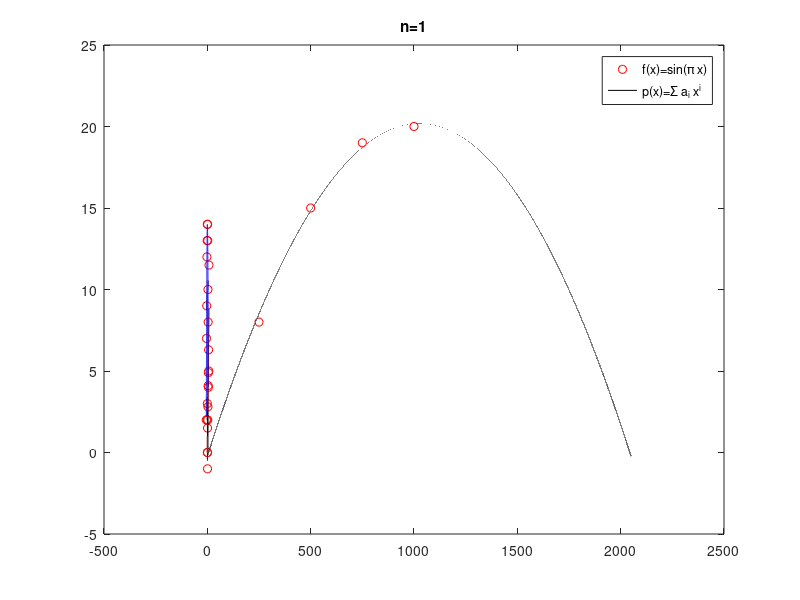
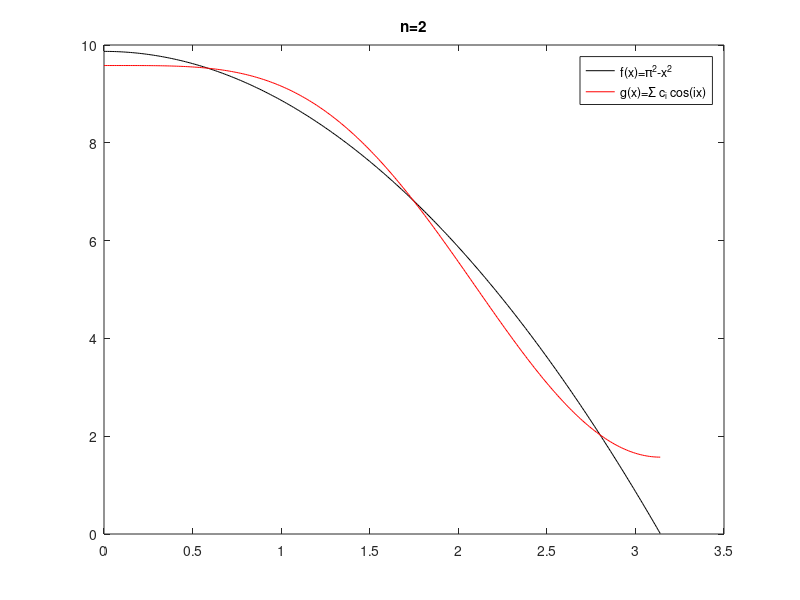
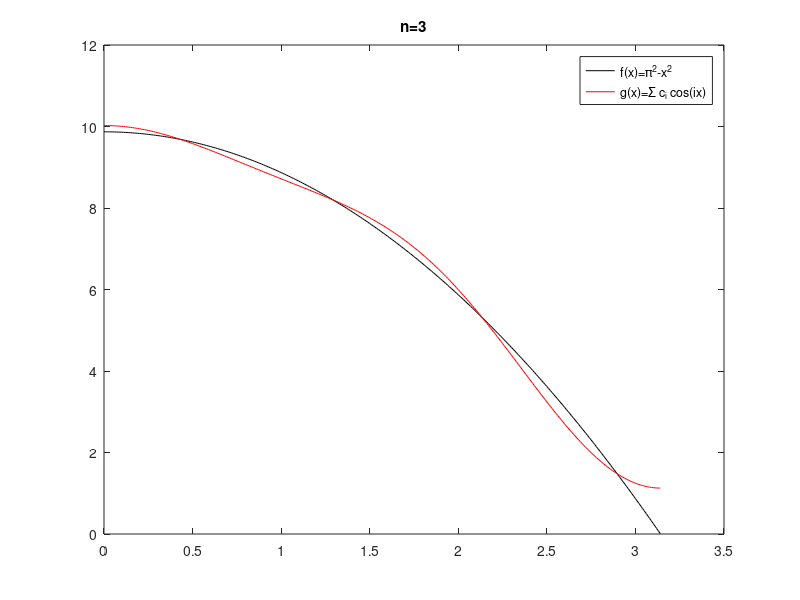
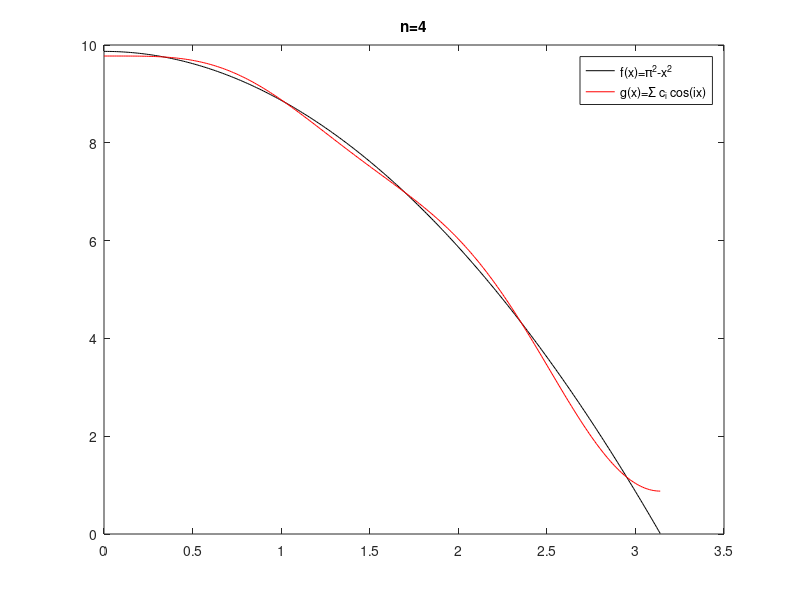

Recreate these plots in MATLAB, in order. (Note: this script raises an error after producing the figures.)
%% Task 1: Find the solution that best approximates
    %the system of inconsistent linear equations
% (a)
A = [3 -1; 1 2; 2 1];                   b = [4; 0; 1];
% (b)
% A = [3 1 1; 2 3 -1; 2 -1 1; 3 -3 3];    b = [6; 1; 0; 8];
% (c)
% A = [1 1 -1; 2 -1 6; -1 4 1; 3 2 -1];   b = [5; 1; 0; 6];

A \ b
inv(A'*A)*A'*b

%% Task 2:  Find the least squares approximating function
    %of the form a_0 +a_1*x^2+a_2*sin((pi*x)/2)
clear all;
close all;
%(a)
x = [0 1 1 -1];
y = [3 0 -1 2];
%(b)
% x = [-1 0 2 3];
% y = [0.5 1 5 9];

A = zeros(length(y), 3);
for i = 1:length(y)
    A(i,:) = [ 1 x(i)^2 sin(x(i)*pi/2) ];
end
b = y';

res_bi = A \ b
% classical LS fitting
res_LSfit = inv(A'*A)*A'*b

figure(1);
plot(x, y, 'ro');
hold on;

x_plot = min(x):0.01:max(x);
y_plot = res_LSfit(1) + res_LSfit(2)*x_plot.^2 + res_LSfit(3)*sin(x_plot*pi/2);
plot(x_plot, y_plot, 'k');

%% Task 3: Find the best fit to the data in the table
    %with an equation in the form: a_0 +a_1*x_1 +a_2*x_2+a_3*x_3
clear all;
close all;
x1 = [50 40 35 40 30];
x2 = [18 20 14 12 16];
x3 = [10 16 10 12 14];
y = [28 30 21 23 23];

A = zeros(length(y), 4);
for i = 1:length(y)
    A(i,:) = [ 1 x1(i) x2(i) x3(i) ];
end
b = y';

res_bi = A \ b
% classical LS fitting
res_LSfit = inv(A'*A)*A'*b

%% Task 4: Using least squares find the "best" straight-line fit 
    %and the error estimates for the slope and intercept of that line
clear all;
close all;
x = [1 2 3 4 5 6 7 8];
y = [1.5 2 2.8 4.1 4.9 6.3 5.0 11.5];

A = zeros(length(y), 2);
for i = 1:length(y)
    A(i,:) = [ 1 x(i) ];
end
b = y';

res_bi = A \ b
% classical LS fitting
res_LSfit = inv(A'*A)*A'*b 

figure(1);
plot(x, y, 'ro');
hold on;

x_plot = 0:0.01:max(x);
y_plot = res_LSfit(1) + res_LSfit(2)*x_plot;
error = sqrt(sum((y - mean(y)).^2) / (length(y)-2)) / sqrt(sum((x-mean(x)).^2))
plot(x_plot, y_plot, 'k');

%% Task 5: Predict how far down range the missile will land
clear all;
close all;
x = [0 250 500 750 1000];
y = [0 8 15 19 20];

A = zeros(length(y), 3);
for i = 1:length(y)
    A(i,:) = [ 1 x(i) x(i).^2 ];
end
b = y';

res_bi = A \ b
% classical LS fitting
res_LSfit = inv(A'*A)*A'*b 

figure(1);
plot(x, y, 'ro');
hold on;

x_plot = min(x):0.01:(max(x)+1050);
y_plot = res_LSfit(1) + res_LSfit(2)*x_plot + res_LSfit(3)*x_plot.^2;
plot(x_plot, y_plot, 'k');

%% Task 6: Using least squares techniques, fit the following data
    %with a line y=a_0 + a_1*x and then fit the data with a quadratic
    %y =a_0+a_1*x+a_2*x^2. Determine which cuvre best fits data by
    %computing l_2 norm of errors.
clear all;
close all;
x = [-5 -4 -3 -2 -1 0 1 2 3 4 5];
y = [2 7 9 12 13 14 14 13 10 8 4];

A = zeros(length(y), 2);
A2 = zeros(length(y), 3);
for i = 1:length(y)
    A(i,:) = [ 1 x(i) ];
    A2(i,:) = [ 1 x(i) x(i).^2 ];
end
b = y';

res_bi = A \ b
res_bi2 = A2 \ b
% classical LS fitting
res_LSfit = inv(A'*A)*A'*b
res_LSfit2 = inv(A2'*A2)*A2'*b

figure(1);
plot(x, y, 'ro');
hold on;

x_plot = min(x):0.01:max(x);
y_plot = res_LSfit(1) + res_LSfit(2)*x_plot;
error = zeros(length(y), 1);

y_plot2 = res_LSfit2(1) + res_LSfit2(2)*x_plot + res_LSfit2(3)*x_plot.^2;
error2 = zeros(length(y), 1);
for i = 1:length(y)
    error(i) = y(i) - (res_LSfit(1) + res_LSfit(2)*x(i));
    error2(i) = y(i) - (res_LSfit2(1) + res_LSfit2(2)*x(i) + res_LSfit2(3)*x(i)^2);
end
error = norm(error)
error2 = norm(error2)
plot(x_plot, y_plot, 'k', x_plot, y_plot2, 'b');

%% Task 7: Fit the polynomial g(x)to the function f(x) to minimalize the error
    %the error in the range [0, pi]
clear all;
close all;
x = 0:0.01:pi;
n = 10;
f = pi^2 - x.^2;

for i = 1:n
    A = [ cos(0*x') cos((1:i).*x') ];
    c = inv(A'*A)*A'*f';
    g = A*c;

    error(i) = norm(f' - g);
    
    figure(i);
    plot(x, f, 'k');
    hold on;
    plot(x, g, 'r');
    title(['n=', num2str(i)]);
    legend('f(x)=\pi^2-x^2','g(x)=\Sigma c_i cos(ix)');
end
error

%% Task 8: Determine the coeficients alpha_i of the cubic polynomial p(x)
    % that is as close to f(x) as possible
 x = 0:0.01:1;
 f = sin(pi*x);
 
 A = [x' (x.^2)' (x.^3)'];
 a = inv(A'*A)*A'*f';
 p = A*a;

 % estimate error
 error = trapz(abs((f'-p).^2));

 figure(1);
 plot(x, f, 'k');
 hold on;
 plot(x, p, 'r');
 legend('f(x)=sin(\pi x)', 'p(x)=\Sigma a_i x^i');

%% Task 9: For the matrix:
    %A) Find the solution Ax=b that has minimum Euclidean norm
    %B) estimate rank(A),cond(A), A^+
    %C) compute orthagonal projectors onto each of the four fundamental
        %subspaces associated with A
    %D) find the point in N(A)^⊥ that is closest to b
clear all;
close all;
A = [-4 -2 -4 -2; 2 -2 2 1; -4 1 -4 -2];
b = [-12; 3; -9];
cond(A) 
null(A)

format short
[U, sigma, V] = svd(A)

% LS solution using SVD
res_LSSVD = singValDecomp(A, b)
% LS solution using TSVD
res_LSTSVD = truncSingValDecomp(A, b)

% Iterative Tikhonov Regularization
[x_LS, error] = iterTikhReg(A, b)

% four subspaces
r = rank(A);
[m, n] = size(A);
u1 = U(:, 1:r);     % columnspace
u2 = U(:, r+1:m);   % nullspace for c-space
v1 = V(:, 1:r);     % rowspace
v2 = V(:, r+1:n);   % nullspace for r-space

% orthagonal projectors
P_r = u1*u1'
P_rh = v1*v1'
P_nh = u2*u2'
P_n = v2*v2'

%% Task 10: For matrix A and exact solution x_*:
    %A) determine the data vector for the model Ax=b, estimate the minimal
        %norm LS solution 
    %B) estimate rank(A), cond(A), A^+
    %C) find N(A) and the missing components that went onto N(A)
    %D) estimate solution error and residual error
A = [ 1 2 3; 4 5 6; 7 8 9; 10 11 12; 13 14 15];
xeq = [1; 2; 3];

% LS fitting with tikhonov regularization
b = A*xeq
[m,n] = size(A);
format long
if(m>n && rank(A) == n)
    x = inv(A'*A)*A'*b;
else 
    alpha = 0.0000001;
    display("Thikonov")
    x = inv(A'*A + alpha*eye(n)'*eye(n))*A'*b;
end

rank(A)
cond(A)
inv(A'*A) * A'
A' * inv(A*A') 
norm(x-xeq)
norm(b-A*x)
norm(A)

% Iterative Tikhonov Regularization
[x_LS, error] = iterTikhReg(A, b)

% LS solution using SVD
res_LSSVD = singValDecomp(A, b)

format short

%% Task 11: Fit the polynomial(^6) to the generated data in LS sense
    %compare the estimated coefficients to the true ones
    %Perturb the system with Gaussian noise
    % Ilustrate the fitting error (Euclidean norm) vs standard deviation
    %Estimate the maximal value of σ for which the fitting error 
    %exceeds 10^-6 assuming double precision arithmetic
clear all;
close all;

format long
x = 1:14;
a = [40; 10; 5; 3; 2; 1; 1];
b = (40 + 10*x + 5*x.^2 + 3*x.^3 + 2*x.^4 + x.^5 + x.^6)';

A = zeros(length(x), 7);
for i = 1:length(x)
    A(i,:) = [ 1 x(i) x(i)^2 x(i)^3 x(i)^4 x(i)^5 x(i)^6 ];
end

res_LSfit = inv(A'*A)*A'*b

sig = zeros(1, 200);        %creating array of standard deviation
euc_norm = zeros(1, 200);   %creating array of standard euclidean norm
sig(1) = 0.00000006;
b2 = b + randn(length(b), 1)*sig(1);
euc_norm(1) = norm(b - b2);
for i=1:199
    sig(i+1) = sig(i) + 0.000000001;
    b2 = b + randn(length(b), 1)*sig(i+1);  %perturbing b with the noise
    euc_norm(i+1) = norm(b - b2);   %calculating the fitting error
end
figure(1);
plot(sig, euc_norm, 'k');        %plotting standard deviation vs the error
hold on;
yline(10^(-6), 'r');

%% Task 12: For n=10,10^2,10^3,...:
    %A) estimate minimal norm LS solution
    %B) apply the iterative refinement to refine an approximate solution
    %C) estimate rank(A), cond(A),A^+
    %D) estimate solution error and residual error
    %E) draw decay of singular values of A and ilustrate the Picard
    %conditions

%% Task 13: Perform forward projection: A*x^*=b and:
    %A) Solve the system of linear equations with regularization methods
        %estimate the minimal norm LS solution. Which method gives best
        %approximation
    %B) draw the errors
    %C) estimate rank(A), cond(A)
    %D) draw a decay of singular values of A and ilustrate the Picard
        %conditions
    %E) find N(A) and the missing components that went onto N(A)
